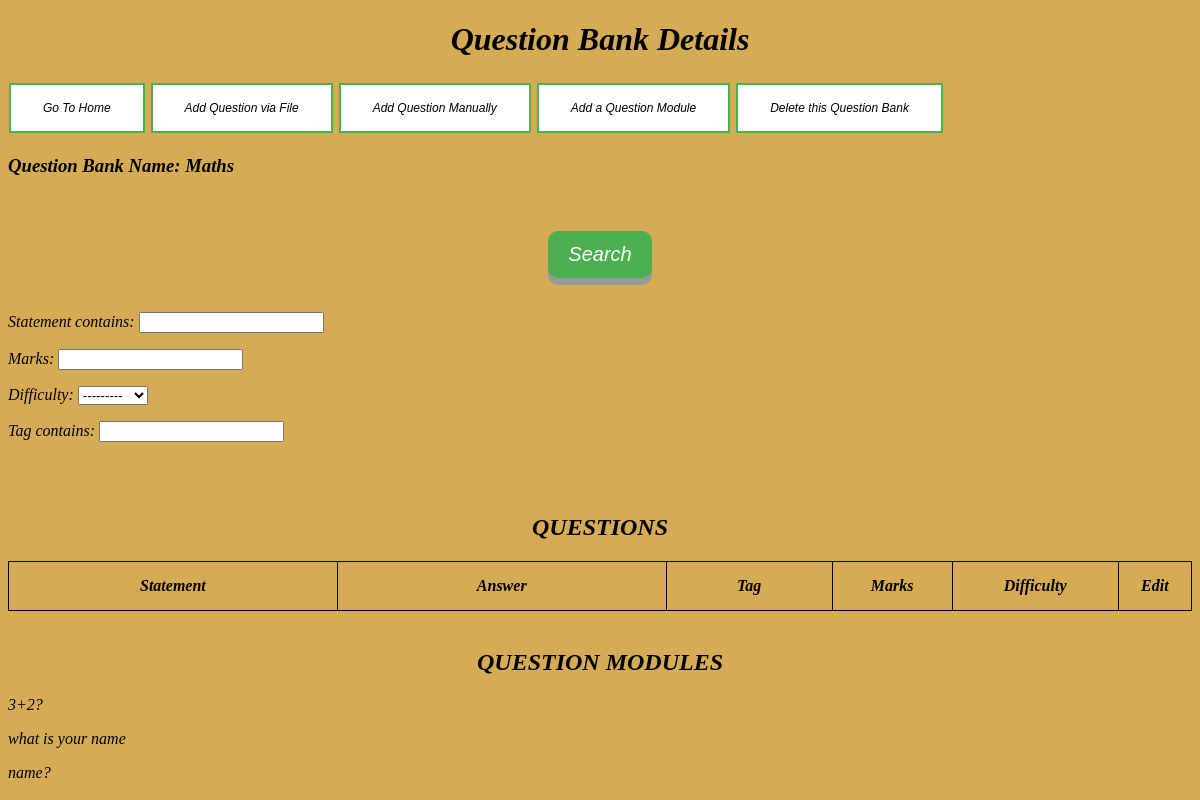
The page /detail_qb/Maths/ (signed in) on the database as committed earlier.
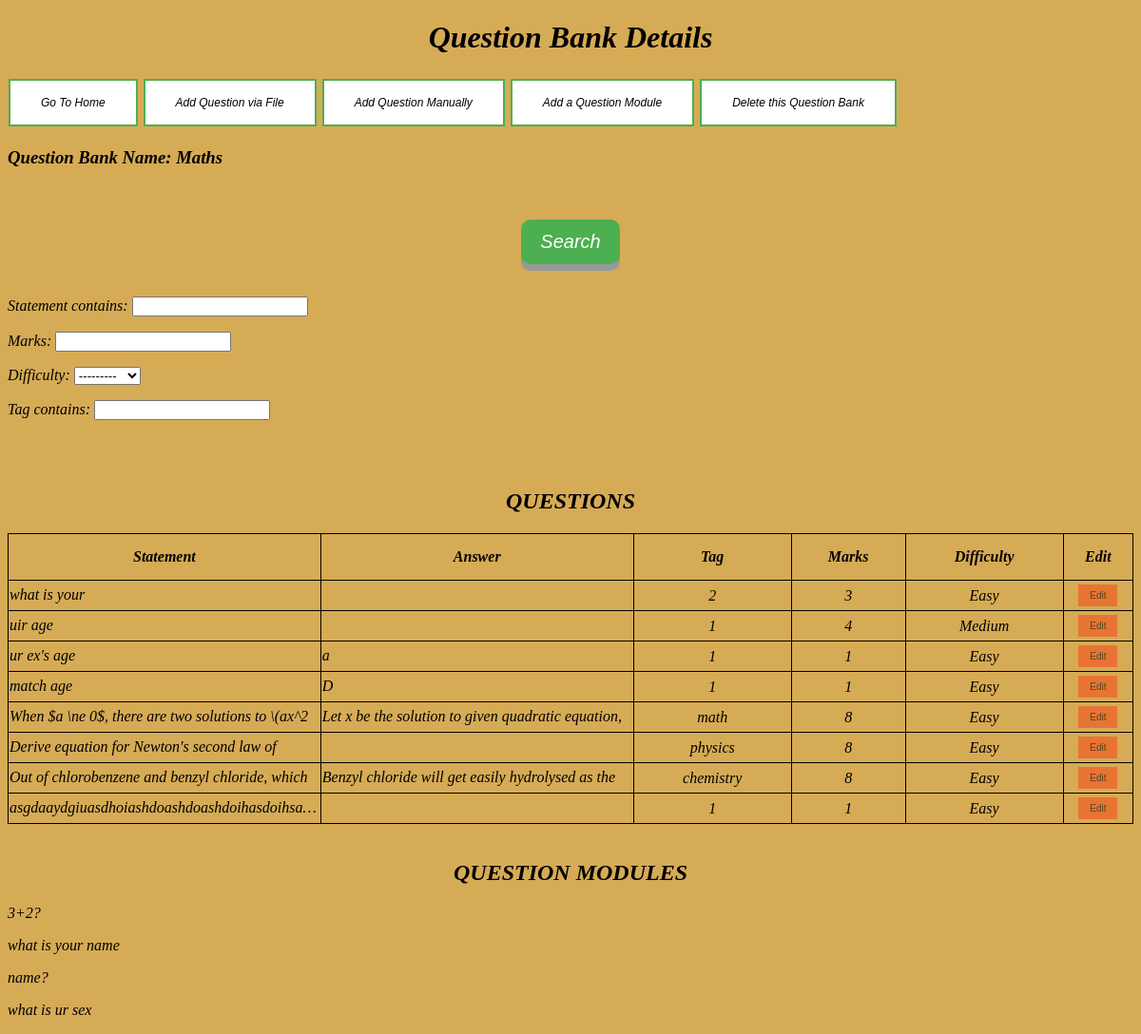
The same page on the database as committed later.
### Home/models.py (models this page shows, shortened)
class Question_Module(models.Model):
    username = models.CharField(max_length=150)
    qb_name = models.CharField(max_length=50)
    statement = models.TextField()
    marks = models.IntegerField()
    subquestions = models.IntegerField()
    ques_id_string = models.CharField(max_length=150)

class Questions_Main(models.Model):
    EASY = 'Easy'
    MEDIUM = 'Medium'
    HARD = 'Hard'
    DIFFICULTY_CHOICES = [
        (EASY, 'Easy'),
        (MEDIUM, 'Medium'),
        (HARD, 'Hard'),
    ]
    username = models.CharField(max_length=150)
    qb_name = models.CharField(max_length=50)
    statement = models.TextField()
    answer = models.TextField(blank=True, null=True)
    marks = models.IntegerField()
    difficulty = models.CharField(max_length=100, choices=DIFFICULTY_CHOICES, default=EASY)
    tag = models.CharField(max_length=30)
    qtype = models.IntegerField()

### Home/views.py (the view)
# urls.py: path('detail_qb/<name>/', views.detail_qb, name='detail_qb'),
@login_required
def detail_qb(request, name):
    qb_detail_list = Question_Banks_Main.objects.filter(username=request.user.username, name=name)[1:]
    ques_list = Questions_Main.objects.filter(username=request.user.username, qb_name=name)
    ques_module_list = Question_Module.objects.filter(username=request.user.username, qb_name=name)
    filter=QuestionsFilter(request.GET,queryset=ques_list)
    return render(request, 'detail_qb.html', {
        'filter':filter,
        'qb_detail_list': qb_detail_list,
        'ques_list': ques_list,
        'qb_name': name,
        'ques_module_list': ques_module_list
    })

### templates/detail_qb.html (shortened to what this page needs)
{% extends 'base.html' %}
{% block content %}
  <h1 style="text-align:center"><em>Question Bank Details</em></h1>
<span>
     <button class="button button1"><a href="{% url 'Home:qbList' %}"><em>Go To Home</em></a></button>
 </span>
 <span>
     <button class="button button1"><a href="{% url 'Home:upload_qbfile' name=qb_name %}"><em>Add Question via File</em></a></button>
 </span>
 <span>
     <button class="button button1"><a href="{% url 'Home:add_ques' name=qb_name %}"><em>Add Question Manually</em></a></button>
 </span>
 <span>
     <button class="button button1"><a href="{% url 'Home:add_ques_module' name=qb_name %}"><em>Add a Question Module</em></a></button>
 </span>
 <span>
     <button class="button button1"><a href="{% url 'Home:delete_qb' name=qb_name %}"><em>Delete this Question Bank</em></a></button>
 </span>
<br>
<h3 atyle="text-align:center"><em> Question Bank Name: {{ qb_name }} </em></h3>
<br><br>
<form method="GET">
<div style="text-align:center">
    <button class="buttonbase button3" type="submit"><em>Search<em></button>
</div>
<br>
{{ filter.form.as_p }}
</form>
<br><br>
<h2 style="text-align:center"><em>QUESTIONS</em></h2>
<div class="container">
<table class="users" style="width: 100%">
    <tr>
        <th class="stat" style="padding: 15px"><em>Statement</em></th>
        <th class="ans" style="padding: 15px"><em>Answer</em></th>
        <th class="tag" style="padding: 15px"><em>Tag</em></th>
        <th class="marks" style="padding: 15px"><em>Marks</em></th>
        <th class="diff" style="padding: 15px"><em>Difficulty</em></th>
        <th class="ed" style="padding: 15px"><em>Edit</em></th>
    </tr>
    {% for ques in filter.qs %}
    <tr style="height: 10px">
        <td ><div style="white-space: pre-line"><a href="{% url 'Home:view_ques' id=ques.id %}" target="_blank">{{ ques.statement }}</a></div></td>
        <td ><div style="white-space: pre-line"><a href="{% url 'Home:view_ans' id=ques.id %}" target="_blank">{{ ques.answer }}</a></div></td>
        <td style="text-align:center">{{ ques.tag }}</td>
        <td style="text-align:center">{{ ques.marks }}</td>
        <td style="text-align:center">{{ ques.difficulty }}</td>
        <td style="text-align:center"><button class="button5"><a href="{% url 'Home:edit_ques' id=ques.id %}">Edit</a></button></td>
    </tr>
    {% endfor %}
</table>
</div>
<br>
<h2 style="text-align:center"><em>QUESTION MODULES</em></h2>
{% for qm in ques_module_list %}
    <p><a class="four" href="{% url 'Home:ques_module_detail' id=qm.id %}">{{ qm.statement }}</a></p>
{% endfor %}
{% endblock %}

Rows that differ between the two databases and show on the page:
added Questions_Main: statement "what is your", tag "2", marks "3", difficulty "Easy"
added Questions_Main: statement "uir age…", tag "1", marks "4", difficulty "Medium"
added Questions_Main: statement "ur ex's age…", answer "a…", tag "1", marks "1", difficulty "Easy"
added Questions_Main: statement "match age…", answer "D…", tag "1", marks "1", difficulty "Easy"
added Questions_Main: statement "When $a \\ne 0$, there are two solutions to \\(ax^2…", answer "Let x be the solution to given quadratic equation,", tag "math", marks "8", difficulty "Easy"
added Questions_Main: statement "Derive equation for Newton's second law of…", tag "physics", marks "8", difficulty "Easy"
added Questions_Main: statement "Out of chlorobenzene and benzyl chloride, which…", answer "Benzyl chloride will get easily hydrolysed as the…", tag "chemistry", marks "8", difficulty "Easy"
added Questions_Main: statement "asgdaaydgiuasdhoiashdoashdoashdoihasdoihsa…", tag "1", marks "1", difficulty "Easy"
added Question_Module: statement "what is ur sex"
